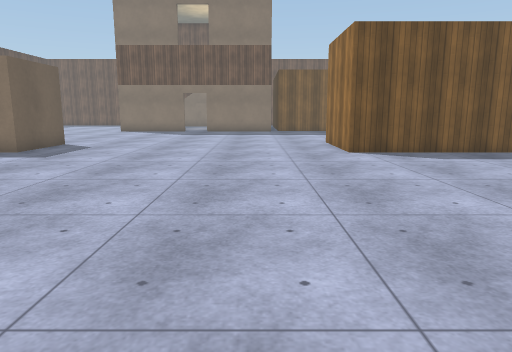
view 1 (above)

20 first-person views from a walk through a Unity game level. The camera is 1.3 m above the floor, tilts 10° down and sees 70° across. The floor is counted in squares, 1 m on a side. Each view is taken from the middle of a square. On the plan, view 1 faces up. The plan holds only what a view shows up to about 15 squares ahead; the rest is blank. The place goes on beyond the plan. The player character is not drawn. Surface patterns are stand-ins for the level's own textures.

view 2
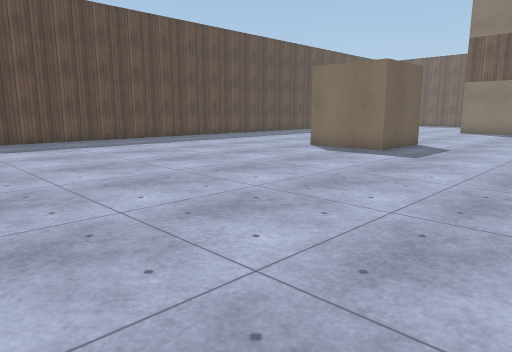

view 3
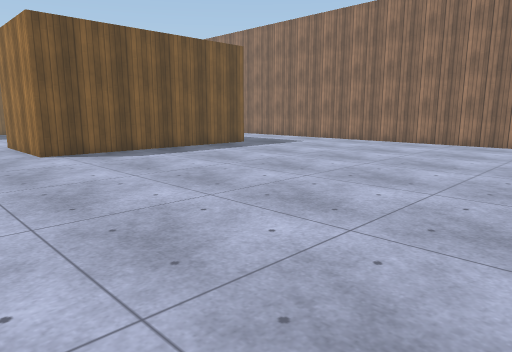

view 4
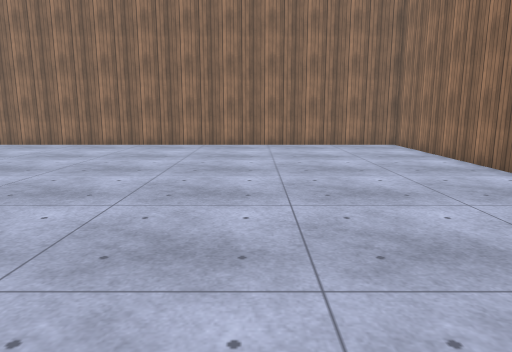

view 5
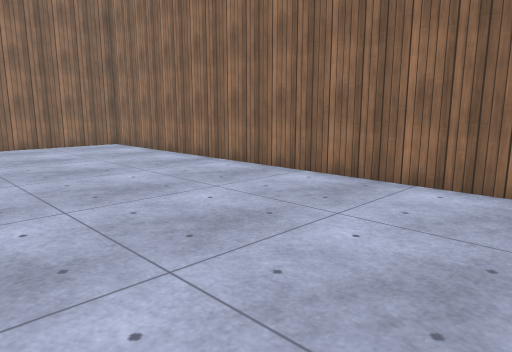

view 6
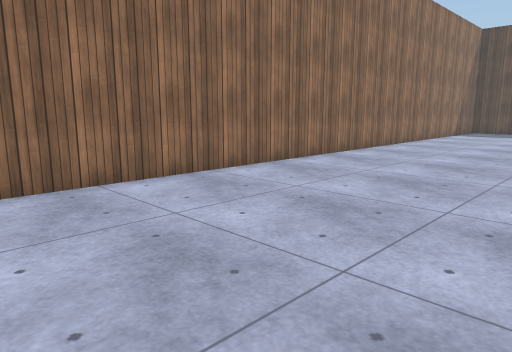

view 7
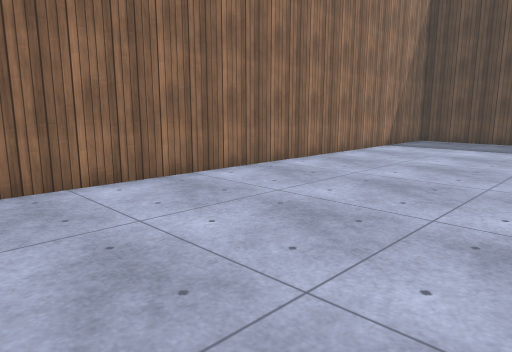

view 8
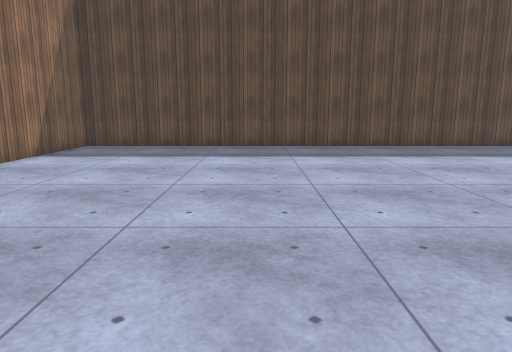

view 9
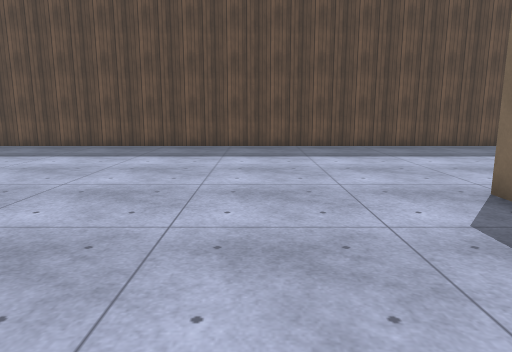

view 10
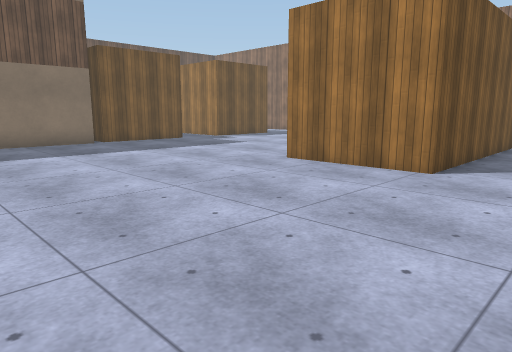

view 11
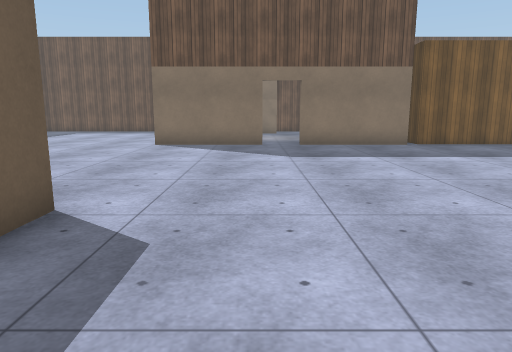

view 12
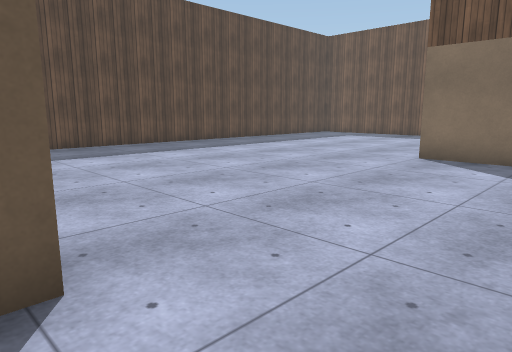

view 13
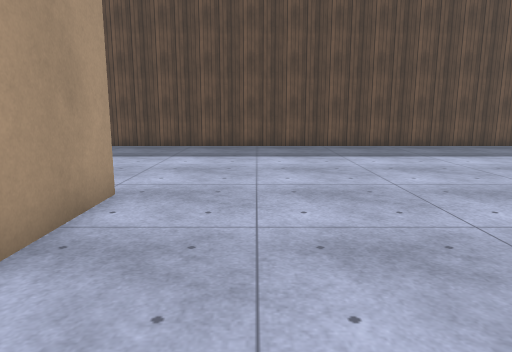

view 14
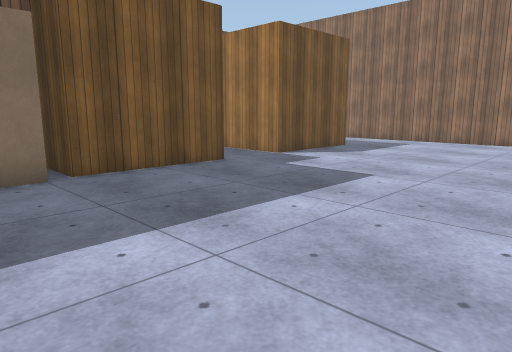

view 15
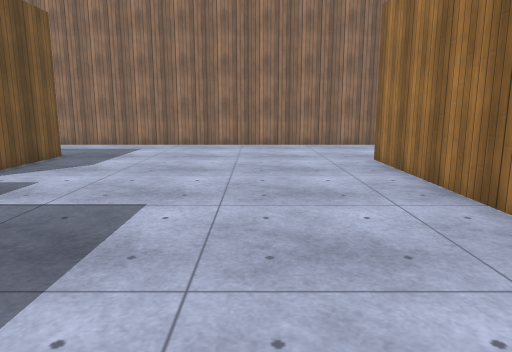

view 16
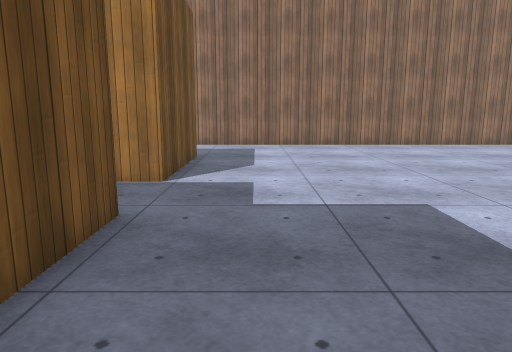

view 17
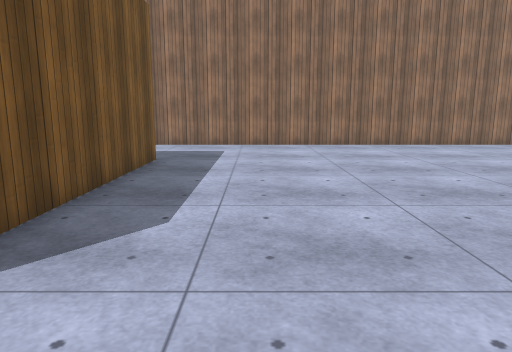

view 18
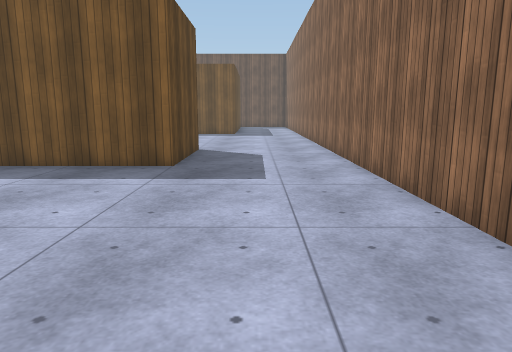

view 19
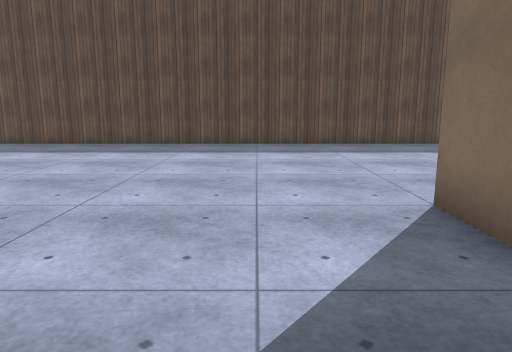

view 20
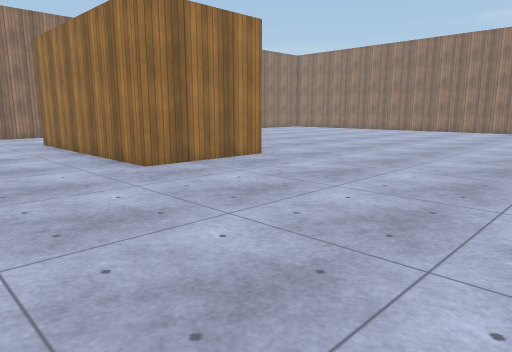

### Floor plan
Points are (right, up) in squares from view 1. A wall is a line through its corners. A room is listed if a view was taken in it or the views show most of it. See-through windows are left out.
Room 1 (views 1, 2, 3, 4, 5, 6, 7, 8, 9, 10, 11, 12, 13, 14, 15, 16, 17, 18, 19, 20)
walls: (3, 11.7) (3, 15.7) (11, 15.7) (11, 11.7) (3, 11.7); (-7.7, 14.9) (-7.7, 11.7) (-10.7, 11.7); (-10.8, 14.8) (-8, 14.8); (-4.6, 24.5) (-9, 24.5); (1.1, 24.5) (-3.2, 24.5); (5.6, 24.7) (1.5, 24.7); (11.9, 24.7) (7.8, 24.7) (7.8, 26.5); (-19, 26.5) (-19, -5.5) (15.5, -5.5) (15.5, 26.5)
ways out: opening at (-4, 25)

Positions as (right, up) in squares from view 1, and headings:
1: (0, 0), facing up
2: (-2, 0), facing up-left
3: (0, 0), facing up-right
4: (1, 0), facing right
5: (1, 1), facing down-right
6: (6, 1), facing down-left
7: (-2, 1), facing down-left
8: (-5, 1), facing left
9: (-5, 8), facing left
10: (-5, 9), facing up-right
11: (-5, 10), facing up
12: (-5, 14), facing up-left
13: (-5, 17), facing left
14: (-1, 17), facing up-right
15: (1, 19), facing right
16: (1, 23), facing right
17: (1, 9), facing right
18: (13, 3), facing up
19: (-4, 22), facing left
20: (-5, 20), facing down-right
